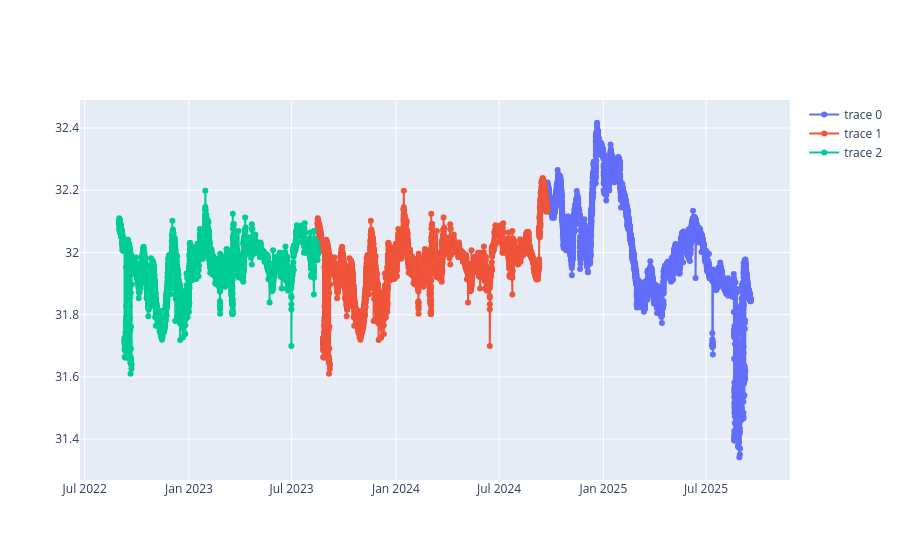

The cell this chart's notebook holds for it:
### Code cell
line = go.Scatter(x=ts3.index.values,y=ts2['salinity (PSU)'].values,mode='markers+lines',)
fig.add_trace(line)

### Figure 1 — Plotly figure (JSON) as saved in the notebook; plotly's stock layout.template omitted (floating-point values rounded to 4 significant figures; data arrays with more than 128 entries replaced by an {"elided": "..."} marker saying what was removed)
{"data": [{"mode": "markers+lines", "type": "scatter", "x": {"elided": "8614 str values"}, "y": {"elided": "8614 float values"}}, {"mode": "markers+lines", "type": "scatter", "x": {"elided": "9720 str values"}, "y": {"elided": "9720 float values"}}, {"mode": "markers+lines", "type": "scatter", "x": {"elided": "8400 str values"}, "y": {"elided": "9720 float values"}}], "layout": {}}
